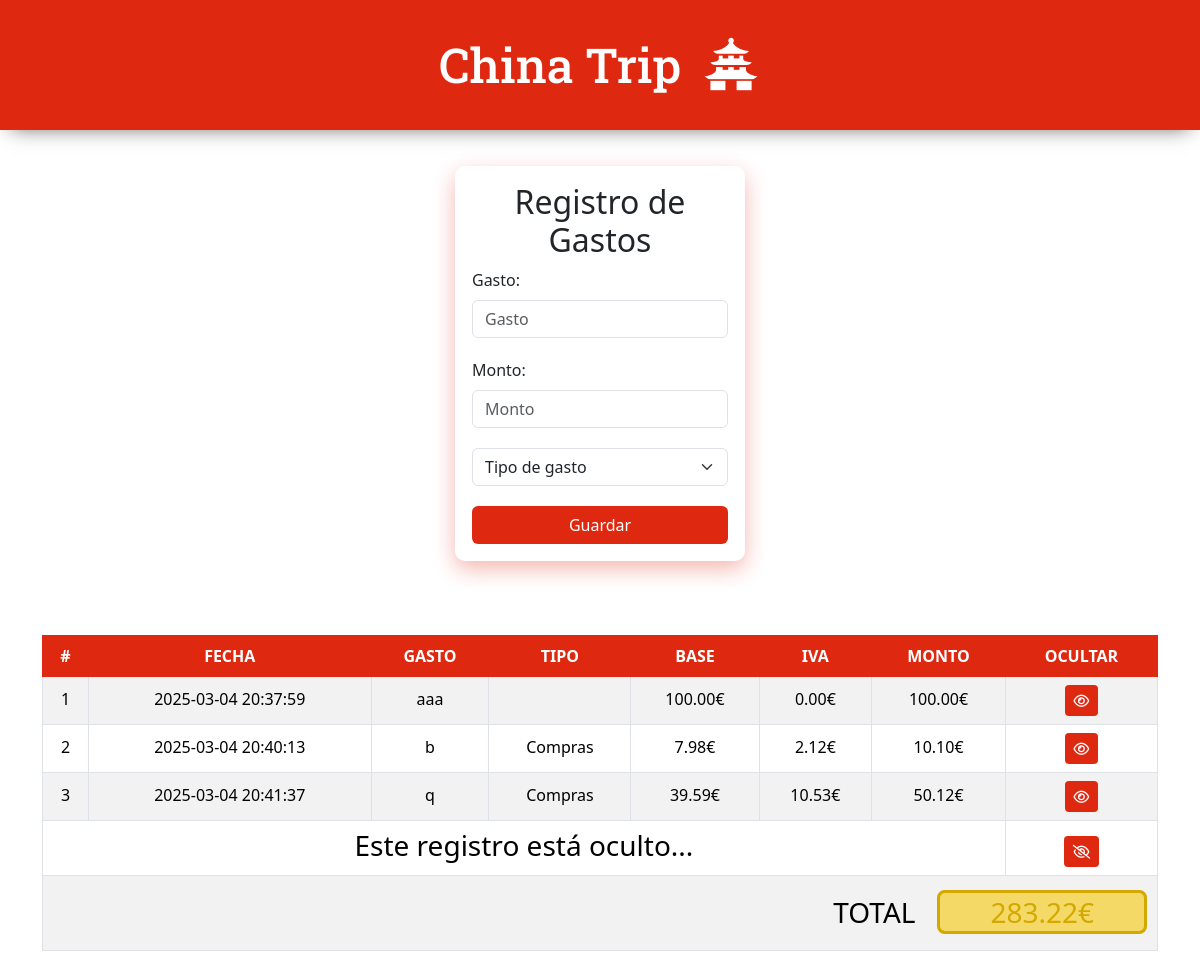
The page / on the database its author committed.
### tables this page shows
CREATE TABLE `china`  (
  `id` int NOT NULL AUTO_INCREMENT,
  `fecha` datetime NOT NULL DEFAULT current_timestamp(),
  `gasto` varchar(255) NOT NULL,
  `tipo` enum('Compras','Alcohol','Comida','Gifts') NOT NULL DEFAULT 'Compras',
  `monto` decimal(10, 2) NOT NULL,
  `ocultar` tinyint(1) NOT NULL DEFAULT 0,
  PRIMARY KEY (`id`) USING BTREE
);

### functions.php (called while the page is built, shortened)
<?php
function obtenerIva($tipo){
    $iva=0;
    switch ($tipo) {
        case 'Compras':
        $iva= IVA_BASE;
        break;
        default:
        $iva=0;
        break;
    }
    return $iva;
}
function redondearADosDecimales($texto) {
    $numero = floatval($texto);
    $numero_redondeado = round($numero, 2);
    if (floor($numero_redondeado) == $numero_redondeado) {
        return $numero_redondeado . '.00';
    }
    return number_format($numero_redondeado, 2, '.', '');
}
?>

### index.php (the view, shortened to what this page needs)
<?php
include 'functions.php';
?>
<!DOCTYPE html>
<html lang="en">
<head>
    <link rel="stylesheet" href="./css/reset.css" />
    <link rel="stylesheet" href="https://cdn.jsdelivr.net/npm/bootstrap@5.3.3/dist/css/bootstrap.min.css"
 />
    <link rel="stylesheet" href="css/style.css">
    <link rel="stylesheet" href="https://cdnjs.cloudflare.com/ajax/libs/font-awesome/6.7.2/css/all.min.css" />
</head>
<body>
    <header>
        <h1>China Trip</h1>
        <img src="./resources/icon/china.png" alt="" />
    </header>
    <div id="web-content">
        <div id="form-container" class="container mt-3 col-md-3">
            <h2 class="text-center">Registro de Gastos</h2>
            <form action="procesar.php" method="POST">
                <div id="form-inputs">
                    <div>
                        <label class="form-label" for="input-gasto">Gasto:</label>
                        <input type="text" class="form-control" id="input-gasto" name="gasto" placeholder="Gasto" required />
                    </div>
                    <div>
                        <label class="form-label" for="input-monto">Monto:</label>
                        <input type="text" class="form-control" id="input-monto" name="monto" placeholder="Monto" required />
                    </div>
                    <div>
                        <select class="form-select" name="tipo" id="select-tipo-gasto">
                            <option value="" disabled selected>Tipo de gasto</option>
                        </select>
                    </div>
                </div>
                <button type="submit" class="btn">Guardar</button>
            </form>
        </div>
        <?php
        $query = "SELECT * FROM china";
        $result = $conn->query($query);
        if ($result->num_rows > 0) {
        ?>
        <div class="container mt-4"> <div class="table-responsive">
            <table class="table table-striped table-bordered">
                <thead class="">
                    <tr id="thead-tr-id">
                        <th class="thead-th-id">#</th>
                        <th class="thead-th-id">FECHA</th>
                        <th class="thead-th-id">GASTO</th>
                        <th class="thead-th-id">TIPO</th>
                        <th class="thead-th-id">BASE</th>
                        <th class="thead-th-id">IVA</th>
                        <th class="thead-th-id">MONTO</th>
                        <th class="thead-th-id">OCULTAR</th>
                    </tr>
                </thead>
                <tbody>
                    <?php
                    $contador = 0;
                    $total = 0;
                    while ($row = $result->fetch_assoc()) {
                        $contador++;
                        $monto = $row['monto'];
                        $total  += $monto;
                        $ivaEspecifico = obtenerIva($row['tipo']);
                        $ivaCalculado = $monto * ($ivaEspecifico/100);
                        $base = $monto - $ivaCalculado;
                        if (!$row['ocultar']) {
                            ?>
                            <tr>
                                <td><?php echo $contador?></td>
                                <td><?php echo $row['fecha']; ?></td>
                                <td><?php echo $row['gasto']; ?></td>
                                <td><?php echo $row['tipo']; ?></td>
                                <td><?php echo redondearADosDecimales($base).'€'; ?></td>
                                <td><?php echo redondearADosDecimales($ivaCalculado).'€'; ?></td>
                                <td><?php echo redondearADosDecimales($monto).'€'; ?></td>
                                <td>
                                    <form action="procesar.php" type="submit" method="POST">
                                        <button class="btn btn-sm">
                                            <i class="fa-regular fa-eye"></i>
                                        </button>
                                    </form>
                                </td>
                            </tr>
                            <?php
                        }else{
                            ?>
                            <tr>
                                <td colspan="7" class="celda-oculta"><h3>Este registro está oculto...</h3></td>
                                <td>
                                    <form action="procesar.php" type="submit" method="POST">
                                        <button class="btn btn-sm">
                                            <i class="fa-regular fa-eye-slash"></i>
                                        </button>
                                    </form>
                                </td>
                            </tr>
                            <?php
                        }
                    }
                    ?>
                    <tr>
                        <td id="total-td" colspan="8">
                            <h3>TOTAL &nbsp
                            <span id="total" class="<?php
                                if ($total < PRESUPUESTO*0.5) {
                                    echo "totalOkContainer totalOk";
                                }elseif ($total >= PRESUPUESTO * 0.5 && $total < PRESUPUESTO) {
                                    echo "totalWarningContainer totalWarning";
                                }else{
                                    echo "totalDangerContainer totalDanger";
                                }
                            ?>">
                            <?php echo redondearADosDecimales($total).'€'; ?>
                            </span>
                            </h3>
                        </td>
                    </tr>
                </tbody>
            </table>
        </div>
        <?php
        }else{
        ?>
            <img id="no-data-img" src="./resources/img/no-data.jpg" alt="">
        <?php
        }
        ?>
</div>
</body>
</html>

### css/style.css (style rules this page uses)
:root { --china-red: #de2910; --china-red-darker: #b62413; --china-red-lighter: #ee7567; --china-yellow-: #ffcc00; --china-yellow-darker: #d3a900; --china-yellow-lighter: #f5d967; --green: #57bd4a; --green-darker: #327928; --green-lighter: #95df8b; }
h1, h3 { margin: 0; }
body { min-height: 100vh; background-color: white; display: flex; flex-direction: column; justify-content: center; padding-top: 130px; }
header { position: absolute; top: 0; background-color: var(--china-red); width: 100%; height: 130px; display: flex; justify-content: center; align-items: center; gap: 20px; -webkit-box-shadow: 0px 8px 35px -11px rgba(0, 0, 0, 0.68); -moz-box-shadow: 0px 8px 35px -11px rgba(0, 0, 0, 0.68); box-shadow: 0px 8px 20px -11px rgba(0, 0, 0, 0.68); }
h1 { font-size: 3rem; font-family: "Roboto Slab", serif; font-optical-sizing: auto; font-weight: 500; font-style: normal; color: white; }
header img { height: 60px; }
#web-content { height: 100%; display: flex; flex-direction: column; justify-content: start; gap: 50px; padding: 20px; }
#form-container { box-shadow: 0 8px 22px 0 #de291655; border-radius: 10px; border: 1px solid rgba(255, 255, 255, 0.18); padding: 16px; }
#form-container form { display: flex; flex-direction: column; justify-content: start; gap: 20px; }
#form-inputs { display: flex; flex-direction: column; gap: 20px; }
form button { background-color: var(--china-red) !important; color: white !important; transition: all 0.3s !important; }
#thead-tr-id { border-color: var(--china-red) !important; }
.thead-th-id { background-color: var(--china-red) !important; color: white !important; text-align: center; font-weight: bold; }
table td { text-align: center; }
table button { background-color: var(--china-red) !important; color: white !important; transition: all 0.3s !important; }
.celda-oculta { text-align: center; }
#total-td { padding: 20px 10px; text-align: end; }
#total { padding: 0 50px; border-radius: 8px; border: solid 3px; }
.totalWarningContainer { border-color: var(--china-yellow-darker) !important; background-color: var(--china-yellow-lighter) !important; color: var(--china-yellow-darker) !important; }
.totalWarning { color: var(--china-yellow-darker) !important; }

### rows shown on the page
china: fecha "2025-03-04 20:37:59", gasto "aaa", monto "100.00", redondearADosDecimales($ivaCalculado) "0.00"
china: fecha "2025-03-04 20:40:13", gasto "b", tipo "Compras", redondearADosDecimales($base) "7.98", redondearADosDecimales($ivaCalculado) "2.12", monto "10.10"
china: fecha "2025-03-04 20:41:37", gasto "q", tipo "Compras", redondearADosDecimales($base) "39.59", redondearADosDecimales($ivaCalculado) "10.53", monto "50.12"

### other values the page prints
redondearADosDecimales($total) "283.22"
